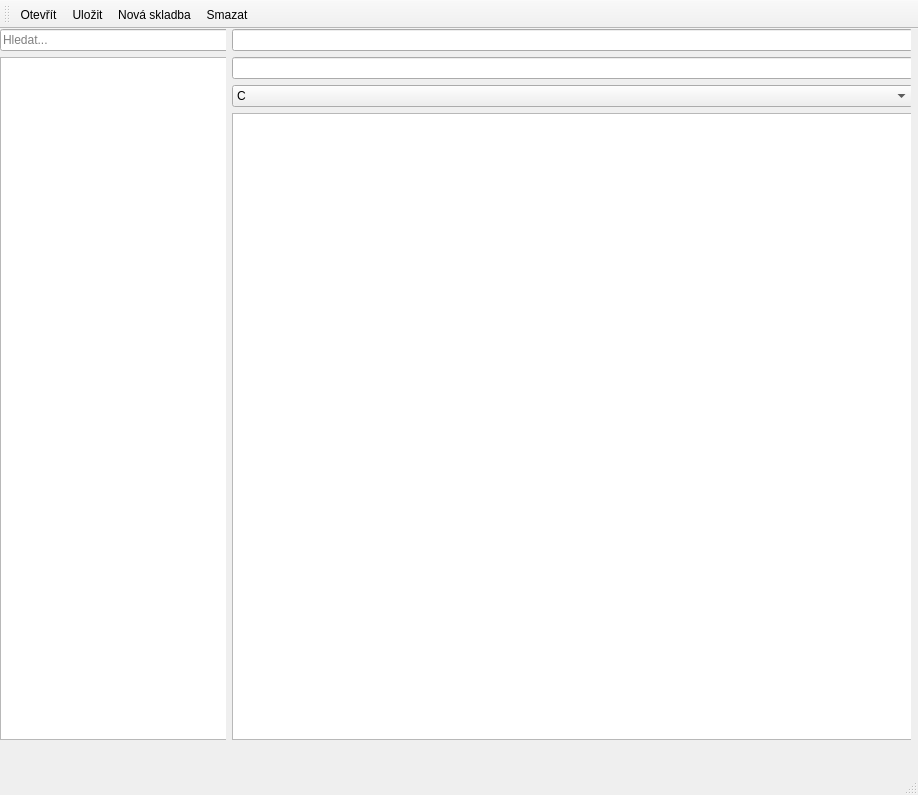
<?xml version="1.0" encoding="UTF-8"?>
<ui version="4.0">
 <class>MainWindow</class>
 <widget class="QMainWindow" name="MainWindow">
  <property name="geometry">
   <rect>
    <x>0</x>
    <y>0</y>
    <width>918</width>
    <height>795</height>
   </rect>
  </property>
  <property name="windowTitle">
   <string>SongSheet Editor by Adam Vesely v0.1</string>
  </property>
  <widget class="QWidget" name="centralwidget">
   <widget class="QWidget" name="layoutWidget">
    <property name="geometry">
     <rect>
      <x>0</x>
      <y>0</y>
      <width>911</width>
      <height>711</height>
     </rect>
    </property>
    <layout class="QHBoxLayout" name="horizontalLayout" stretch="1,3">
     <item>
      <widget class="QWidget" name="leftPanel" native="true">
       <widget class="QWidget" name="verticalLayoutWidget">
        <property name="geometry">
         <rect>
          <x>0</x>
          <y>0</y>
          <width>291</width>
          <height>711</height>
         </rect>
        </property>
        <layout class="QVBoxLayout" name="verticalLayout">
         <item>
          <widget class="QLineEdit" name="searchEdit">
           <property name="placeholderText">
            <string>Hledat...</string>
           </property>
          </widget>
         </item>
         <item>
          <widget class="QListWidget" name="songList"/>
         </item>
        </layout>
       </widget>
      </widget>
     </item>
     <item>
      <widget class="QWidget" name="rightPanel" native="true">
       <widget class="QWidget" name="formLayoutWidget">
        <property name="geometry">
         <rect>
          <x>0</x>
          <y>0</y>
          <width>681</width>
          <height>711</height>
         </rect>
        </property>
        <layout class="QVBoxLayout" name="verticalLayout_2">
         <item>
          <widget class="QLineEdit" name="titleEdit"/>
         </item>
         <item>
          <widget class="QLineEdit" name="artistEdit"/>
         </item>
         <item>
          <widget class="QComboBox" name="keyCombo">
           <item>
            <property name="text">
             <string>C</string>
            </property>
           </item>
           <item>
            <property name="text">
             <string>C#</string>
            </property>
           </item>
           <item>
            <property name="text">
             <string>D</string>
            </property>
           </item>
           <item>
            <property name="text">
             <string>Eb</string>
            </property>
           </item>
           <item>
            <property name="text">
             <string>E</string>
            </property>
           </item>
           <item>
            <property name="text">
             <string>F</string>
            </property>
           </item>
           <item>
            <property name="text">
             <string>F#</string>
            </property>
           </item>
           <item>
            <property name="text">
             <string>G</string>
            </property>
           </item>
           <item>
            <property name="text">
             <string>Ab</string>
            </property>
           </item>
           <item>
            <property name="text">
             <string>A</string>
            </property>
           </item>
           <item>
            <property name="text">
             <string>Bb</string>
            </property>
           </item>
           <item>
            <property name="text">
             <string>B</string>
            </property>
           </item>
          </widget>
         </item>
         <item>
          <widget class="QPlainTextEdit" name="lyricsEdit"/>
         </item>
        </layout>
        <zorder>keyCombo</zorder>
        <zorder>artistEdit</zorder>
        <zorder>lyricsEdit</zorder>
        <zorder>titleEdit</zorder>
       </widget>
      </widget>
     </item>
    </layout>
   </widget>
  </widget>
  <widget class="QMenuBar" name="menubar">
   <property name="geometry">
    <rect>
     <x>0</x>
     <y>0</y>
     <width>918</width>
     <height>33</height>
    </rect>
   </property>
  </widget>
  <widget class="QStatusBar" name="statusbar"/>
  <widget class="QToolBar" name="toolBar">
   <property name="windowTitle">
    <string>toolBar</string>
   </property>
   <attribute name="toolBarArea">
    <enum>TopToolBarArea</enum>
   </attribute>
   <attribute name="toolBarBreak">
    <bool>false</bool>
   </attribute>
   <addaction name="actionOpen"/>
   <addaction name="actionSave"/>
   <addaction name="actionNewSong"/>
   <addaction name="actionDeleteSong"/>
  </widget>
  <action name="actionOpen">
   <property name="text">
    <string>Otevřít</string>
   </property>
   <property name="menuRole">
    <enum>QAction::MenuRole::NoRole</enum>
   </property>
  </action>
  <action name="actionSave">
   <property name="text">
    <string>Uložit</string>
   </property>
   <property name="menuRole">
    <enum>QAction::MenuRole::NoRole</enum>
   </property>
  </action>
  <action name="actionNewSong">
   <property name="text">
    <string>Nová skladba</string>
   </property>
   <property name="menuRole">
    <enum>QAction::MenuRole::NoRole</enum>
   </property>
  </action>
  <action name="actionDeleteSong">
   <property name="text">
    <string>Smazat</string>
   </property>
   <property name="menuRole">
    <enum>QAction::MenuRole::NoRole</enum>
   </property>
  </action>
 </widget>
 <resources/>
 <connections/>
</ui>
